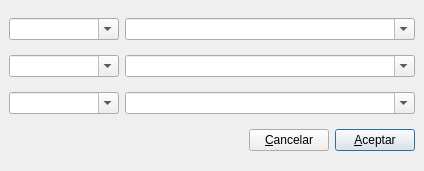
<?xml version="1.0" encoding="UTF-8"?>
<ui version="4.0">
 <class>introci</class>
 <widget class="QDialog" name="introci">
  <property name="geometry">
   <rect>
    <x>0</x>
    <y>0</y>
    <width>424</width>
    <height>171</height>
   </rect>
  </property>
  <property name="windowTitle">
   <string>Edición de códigos de imputación</string>
  </property>
  <layout class="QVBoxLayout">
   <property name="spacing">
    <number>6</number>
   </property>
   <property name="leftMargin">
    <number>9</number>
   </property>
   <property name="topMargin">
    <number>9</number>
   </property>
   <property name="rightMargin">
    <number>9</number>
   </property>
   <property name="bottomMargin">
    <number>9</number>
   </property>
   <item>
    <layout class="QHBoxLayout">
     <property name="spacing">
      <number>6</number>
     </property>
     <property name="leftMargin">
      <number>0</number>
     </property>
     <property name="topMargin">
      <number>0</number>
     </property>
     <property name="rightMargin">
      <number>0</number>
     </property>
     <property name="bottomMargin">
      <number>0</number>
     </property>
     <item>
      <widget class="QComboBox" name="ci1comboBox">
       <property name="maximumSize">
        <size>
         <width>110</width>
         <height>16777215</height>
        </size>
       </property>
       <property name="editable">
        <bool>true</bool>
       </property>
      </widget>
     </item>
     <item>
      <widget class="QComboBox" name="d1comboBox">
       <property name="editable">
        <bool>true</bool>
       </property>
      </widget>
     </item>
    </layout>
   </item>
   <item>
    <layout class="QHBoxLayout">
     <property name="spacing">
      <number>6</number>
     </property>
     <property name="leftMargin">
      <number>0</number>
     </property>
     <property name="topMargin">
      <number>0</number>
     </property>
     <property name="rightMargin">
      <number>0</number>
     </property>
     <property name="bottomMargin">
      <number>0</number>
     </property>
     <item>
      <widget class="QComboBox" name="ci2comboBox">
       <property name="sizePolicy">
        <sizepolicy hsizetype="Preferred" vsizetype="Fixed">
         <horstretch>0</horstretch>
         <verstretch>0</verstretch>
        </sizepolicy>
       </property>
       <property name="maximumSize">
        <size>
         <width>110</width>
         <height>16777215</height>
        </size>
       </property>
       <property name="editable">
        <bool>true</bool>
       </property>
      </widget>
     </item>
     <item>
      <widget class="QComboBox" name="d2comboBox">
       <property name="editable">
        <bool>true</bool>
       </property>
      </widget>
     </item>
    </layout>
   </item>
   <item>
    <layout class="QHBoxLayout">
     <property name="spacing">
      <number>6</number>
     </property>
     <property name="leftMargin">
      <number>0</number>
     </property>
     <property name="topMargin">
      <number>0</number>
     </property>
     <property name="rightMargin">
      <number>0</number>
     </property>
     <property name="bottomMargin">
      <number>0</number>
     </property>
     <item>
      <widget class="QComboBox" name="ci3comboBox">
       <property name="sizePolicy">
        <sizepolicy hsizetype="Fixed" vsizetype="Fixed">
         <horstretch>0</horstretch>
         <verstretch>0</verstretch>
        </sizepolicy>
       </property>
       <property name="maximumSize">
        <size>
         <width>110</width>
         <height>16777215</height>
        </size>
       </property>
       <property name="editable">
        <bool>true</bool>
       </property>
      </widget>
     </item>
     <item>
      <widget class="QComboBox" name="d3comboBox">
       <property name="editable">
        <bool>true</bool>
       </property>
      </widget>
     </item>
    </layout>
   </item>
   <item>
    <layout class="QHBoxLayout">
     <property name="spacing">
      <number>6</number>
     </property>
     <property name="leftMargin">
      <number>0</number>
     </property>
     <property name="topMargin">
      <number>0</number>
     </property>
     <property name="rightMargin">
      <number>0</number>
     </property>
     <property name="bottomMargin">
      <number>0</number>
     </property>
     <item>
      <spacer>
       <property name="orientation">
        <enum>Qt::Horizontal</enum>
       </property>
       <property name="sizeHint" stdset="0">
        <size>
         <width>40</width>
         <height>20</height>
        </size>
       </property>
      </spacer>
     </item>
     <item>
      <widget class="QPushButton" name="cancelarpushButton">
       <property name="text">
        <string>&amp;Cancelar</string>
       </property>
       <property name="icon">
        <iconset resource="keme.qrc">
         <normaloff>:/iconos/graf/borrar.png</normaloff>:/iconos/graf/borrar.png</iconset>
       </property>
      </widget>
     </item>
     <item>
      <widget class="QPushButton" name="aceptarpushButton">
       <property name="text">
        <string>&amp;Aceptar</string>
       </property>
       <property name="icon">
        <iconset resource="keme.qrc">
         <normaloff>:/iconos/graf/check2.png</normaloff>:/iconos/graf/check2.png</iconset>
       </property>
       <property name="default">
        <bool>true</bool>
       </property>
      </widget>
     </item>
    </layout>
   </item>
  </layout>
 </widget>
 <tabstops>
  <tabstop>ci1comboBox</tabstop>
  <tabstop>ci2comboBox</tabstop>
  <tabstop>ci3comboBox</tabstop>
  <tabstop>d1comboBox</tabstop>
  <tabstop>d2comboBox</tabstop>
  <tabstop>d3comboBox</tabstop>
  <tabstop>cancelarpushButton</tabstop>
  <tabstop>aceptarpushButton</tabstop>
 </tabstops>
 <resources>
  <include location="keme.qrc"/>
 </resources>
 <connections>
  <connection>
   <sender>aceptarpushButton</sender>
   <signal>clicked()</signal>
   <receiver>introci</receiver>
   <slot>accept()</slot>
   <hints>
    <hint type="sourcelabel">
     <x>327</x>
     <y>155</y>
    </hint>
    <hint type="destinationlabel">
     <x>180</x>
     <y>212</y>
    </hint>
   </hints>
  </connection>
  <connection>
   <sender>cancelarpushButton</sender>
   <signal>clicked()</signal>
   <receiver>introci</receiver>
   <slot>reject()</slot>
   <hints>
    <hint type="sourcelabel">
     <x>413</x>
     <y>155</y>
    </hint>
    <hint type="destinationlabel">
     <x>286</x>
     <y>252</y>
    </hint>
   </hints>
  </connection>
 </connections>
</ui>
